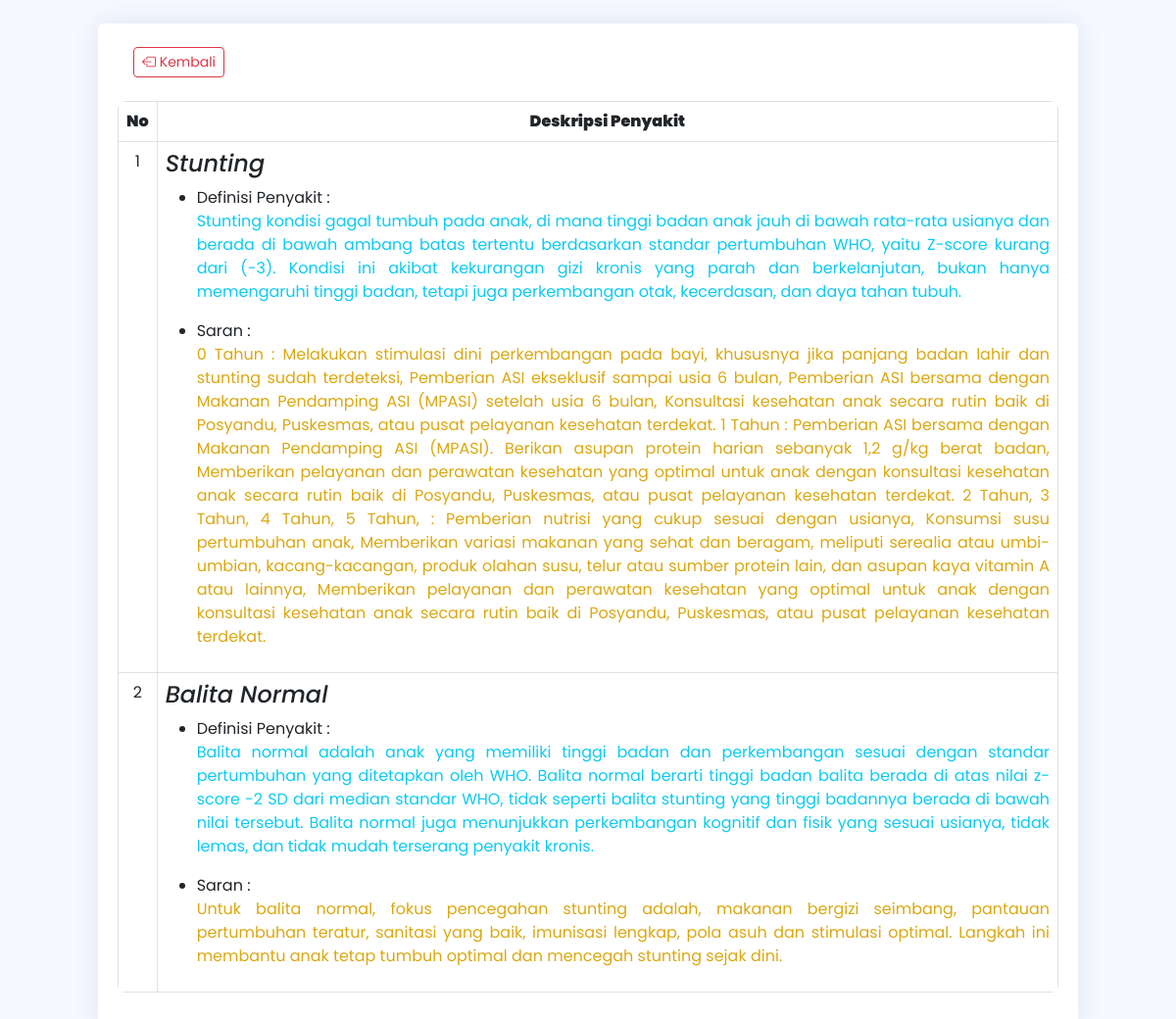
Page /daftarpenyakit.php on the committed database.
### tables this page shows
CREATE TABLE `tb_penyakit` (
  `id` int(11) NOT NULL,
  `kdpenyakit` varchar(3) DEFAULT NULL,
  `nama_penyakit` varchar(100) DEFAULT NULL,
  `definisi` text DEFAULT NULL,
  `solusi` text NOT NULL
);

### daftarpenyakit.php (the view, shortened to what this page needs)
<!DOCTYPE html>
<html lang="en">
<head>
  <link href="./assets/vendor/bootstrap/css/bootstrap.min.css" rel="stylesheet">
  <link rel="stylesheet" href="https://cdn.jsdelivr.net/npm/bootstrap-icons@1.10.2/font/bootstrap-icons.css">
  <link href="./assets/vendor/boxicons/css/boxicons.min.css" rel="stylesheet">
  <link href="./assets/vendor/quill/quill.snow.css" rel="stylesheet">
  <link href="./assets/vendor/quill/quill.bubble.css" rel="stylesheet">
  <link href="./assets/vendor/remixicon/remixicon.css" rel="stylesheet">
  <link href="./assets/vendor/simple-datatables/style.css" rel="stylesheet">
  <link href="./assets/css/style.css" rel="stylesheet">
</head>
<body>
  <section>
    <div class="card mt-4 col-md-10 mx-auto">
      <div class="card-body">
        <div class="mt-4">
          <a href="./index.php" type="button" class="btn btn-outline-danger btn-sm ms-3"><i class="bi bi-box-arrow-left"></i> Kembali</a>
        </div>
        <div class="table-responsive mt-4">
          <table class="table table-bordered">
            <thead>
              <tr>
                <th><b>No</b></th>
                <th class="text-center"><strong>Deskripsi Penyakit</strong></th>
              </tr>
            </thead>
            <?php
            include "./admin/koneksi.php";
            $sql = "SELECT * FROM tb_penyakit ORDER BY kdpenyakit";
            $qry = mysqli_query($koneksi, $sql) or die("SQL Error" . mysqli_error($koneksi));
            $no = 0;
            while ($data = mysqli_fetch_array($qry)) {
              $no++;
            ?>
              <tbody>
                <tr>
                  <td>
                    <div align="center"><?php echo $no; ?></div>
                  </td>
                  <td>
                    <div align="justify">
                      <div align="left"><?php echo "<h4><em>$data[nama_penyakit]</em></h4>"; ?></div>
                      <ul>
                        <li><label>Definisi Penyakit :</label>
                          <p class="text-info"><?php echo "$data[definisi]"; ?></p>
                        </li>
                        <li><label>Saran :</label>
                          <p class="warning"><?php echo "$data[solusi]"; ?></p>
                        </li>
                      </ul>
                  </td>
                </tr>
              </tbody>
            <?php
            }
            ?>
          </table>
        </div>
      </div>
    </div>
  </section>
</body>
</html>

### assets/css/style.css (style rules this page uses)
:root { scroll-behavior: smooth; }
body { font-family: "Poppins", sans-serif; background: #f6f9ff; color: #444444; }
a { color: #41f18e; text-decoration: none; }
h1, h2, h3, h4, h5, h6 { font-family: "Poppins", sans-serif; }
.card { margin-bottom: 30px; border: none; border-radius: 5px; box-shadow: 0px 0 30px rgba(1, 41, 112, 0.1); }
.card-body { padding: 0 20px 20px 20px; }

### daftarpenyakit.php (style rules this page uses)
.table { border-radius: 40px; overflow: hidden; font-family: "Poppins", sans-serif; border-radius: 8px; overflow: hidden; }
.warning { color: #daa812; }

### rows in the picture
tb_penyakit: nama_penyakit "Stunting", definisi "Stunting kondisi gagal tumbuh pada anak, di mana tinggi badan anak jauh di bawah rata-rata usianya dan berada di bawah ambang batas tertentu berdasarkan standar pertumbuhan WHO, yaitu Z-score kurang dari (-3). Kondisi ini akibat kekurangan gizi kronis yang parah dan berkelanjutan, bukan hanya memengaruhi tinggi badan, tetapi juga perkembangan otak, kecerdasan, dan daya tahan tubuh.", solusi "0 Tahun : Melakukan stimulasi dini perkembangan pada bayi, khususnya jika panjang badan lahir dan stunting sudah terdeteksi, Pemberian ASI ekseklusif sampai usia 6 bulan, Pemberian ASI bersama dengan Makanan Pendamping ASI (MPASI) setelah usia 6 bulan, Konsultasi kesehatan anak secara rutin baik di Posyandu, Puskesmas, atau pusat pelayanan kesehatan terdekat. 1 Tahun : Pemberian ASI bersama dengan Makanan Pendamping ASI (MPASI). Berikan asupan protein harian sebanyak 1,2 g/kg berat badan, Memberikan pelayanan dan perawatan kesehatan yang optimal untuk anak dengan konsultasi kesehatan anak secara rutin baik di Posyandu, Puskesmas, atau pusat pelayanan kesehatan terdekat. 2 Tahun, 3 Tahun, 4…"
tb_penyakit: nama_penyakit "Balita Normal", definisi "Balita normal adalah anak yang memiliki tinggi badan dan perkembangan sesuai dengan standar pertumbuhan yang ditetapkan oleh WHO. Balita normal berarti tinggi badan balita berada di atas nilai z-score -2 SD dari median standar WHO, tidak seperti balita stunting yang tinggi badannya berada di bawah nilai tersebut. Balita normal juga menunjukkan perkembangan kognitif dan fisik yang sesuai usianya, tidak lemas, dan tidak mudah terserang penyakit kronis.", solusi "Untuk balita normal, fokus pencegahan stunting adalah, makanan bergizi seimbang, pantauan pertumbuhan teratur, sanitasi yang baik, imunisasi lengkap, pola asuh dan stimulasi optimal. Langkah ini membantu anak tetap tumbuh optimal dan mencegah stunting sejak dini."
